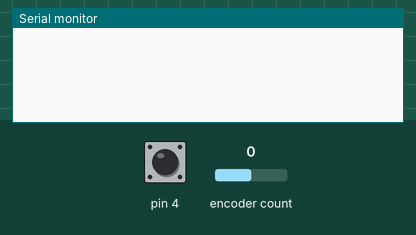
Simulated run of this sketch. Board: Arduino Uno, built with avr-gcc and run on an emulated ATmega328P. On the bench: the last lines printed to the serial monitor. Inputs (shaded band) come from the test bench; at power-on: encoder count 0, pin 4 HIGH.

Above: at 1.2 s.
1.3 s: encoder count set to 1
At 2.5 s:
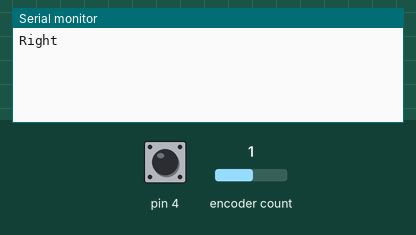
2.8 s: pin 4 pulled LOW for 0.15 s
At 4.1 s:
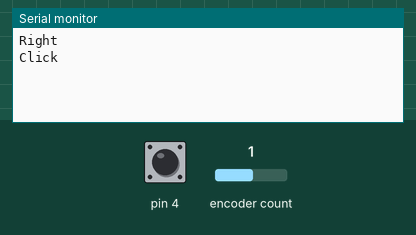
4.4 s: pin 4 pulled LOW for 1 s
At 6.6 s:
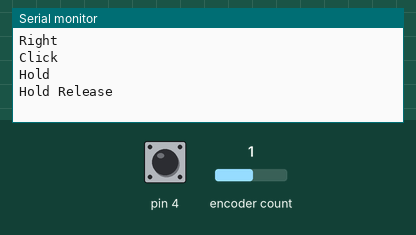
6.9 s: encoder count set to 0
At 7.9 s:
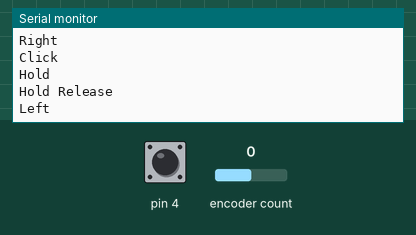
8.4 s: pin 4 pulsed LOW 2 times (0.12 s each, 0.3 s apart)
At 10.4 s:
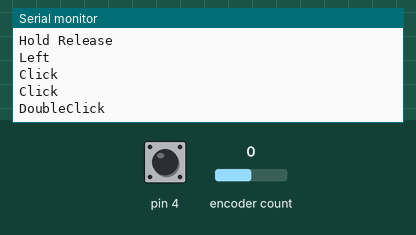

The sketch:

monik_layt.ino
```cpp
#define CLK 2
#define DT 3
#define SW 4
#include <GyverEncoder.h>
Encoder enc(CLK, DT, SW);
bool holdFlag = false;   // Флаг: было ли начато удержание
bool clickFlag = false;  // Флаг: был ли начат клик
bool lastState = HIGH;   // Для отслеживания физического поднятия кнопки
void setup() {
  Serial.begin(115200);
  enc.setType(TYPE2);
  enc.setFastTimeout(40);
}
void loop() {
  enc.tick();
  // 1. Физическое состояние кнопки сейчас
  bool currentState = enc.isHold();
  // --- ОБЫЧНОЕ ВРАЩЕНИЕ ---
  if (enc.isRight()) Serial.println(F("Right"));
  if (enc.isLeft())  Serial.println(F("Left"));
  // --- ВРАЩЕНИЕ С ЗАЖАТОЙ КНОПКОЙ ---
  if (enc.isRightH()) {
    Serial.println(F("Hold Right"));
    holdFlag = true; // Запоминаем, что это режим удержания
  }
  if (enc.isLeftH()) {
    Serial.println(F("Hold Left"));
    holdFlag = true;
  }
  // --- СОБЫТИЯ НАЖАТИЯ ---
  if (enc.isClick()) {
    Serial.println(F("Click"));
    clickFlag = true;
  }
  if (enc.isHolded()) {
    Serial.println(F("Hold"));
    holdFlag = true;
  }
  if (enc.isDouble()) {
    Serial.println(F("DoubleClick"));
    holdFlag = true;
  }
  // --- ЛОГИКА ОТПУСКАНИЯ (РУЧНАЯ) ---
  if (lastState && !currentState) {
    // Кнопка только что была отпущена (физически)
    if (holdFlag) {
      Serial.println(F("Hold Release"));
      holdFlag = false;
      clickFlag = false; // Сбрасываем всё
    }
    else if (clickFlag) {
      Serial.println(F("Click Release"));
      clickFlag = false;
    }
  }
  // Обновляем состояние для следующего цикла
  lastState = currentState;
}
```

Measured:
- after the input at 1.3 s, the serial monitor: prints a new line at once (image 1)
- after the input at 2.8 s, the serial monitor: prints a new line after 0.15 s (image 2)
- after the input at 4.4 s, the serial monitor: prints a new line after 0.70 s (image 3)
- after the input at 6.9 s, the serial monitor: prints a new line at once (image 4)
- after the input at 8.4 s, the serial monitor: prints a new line after 0.12 s (image 5)
